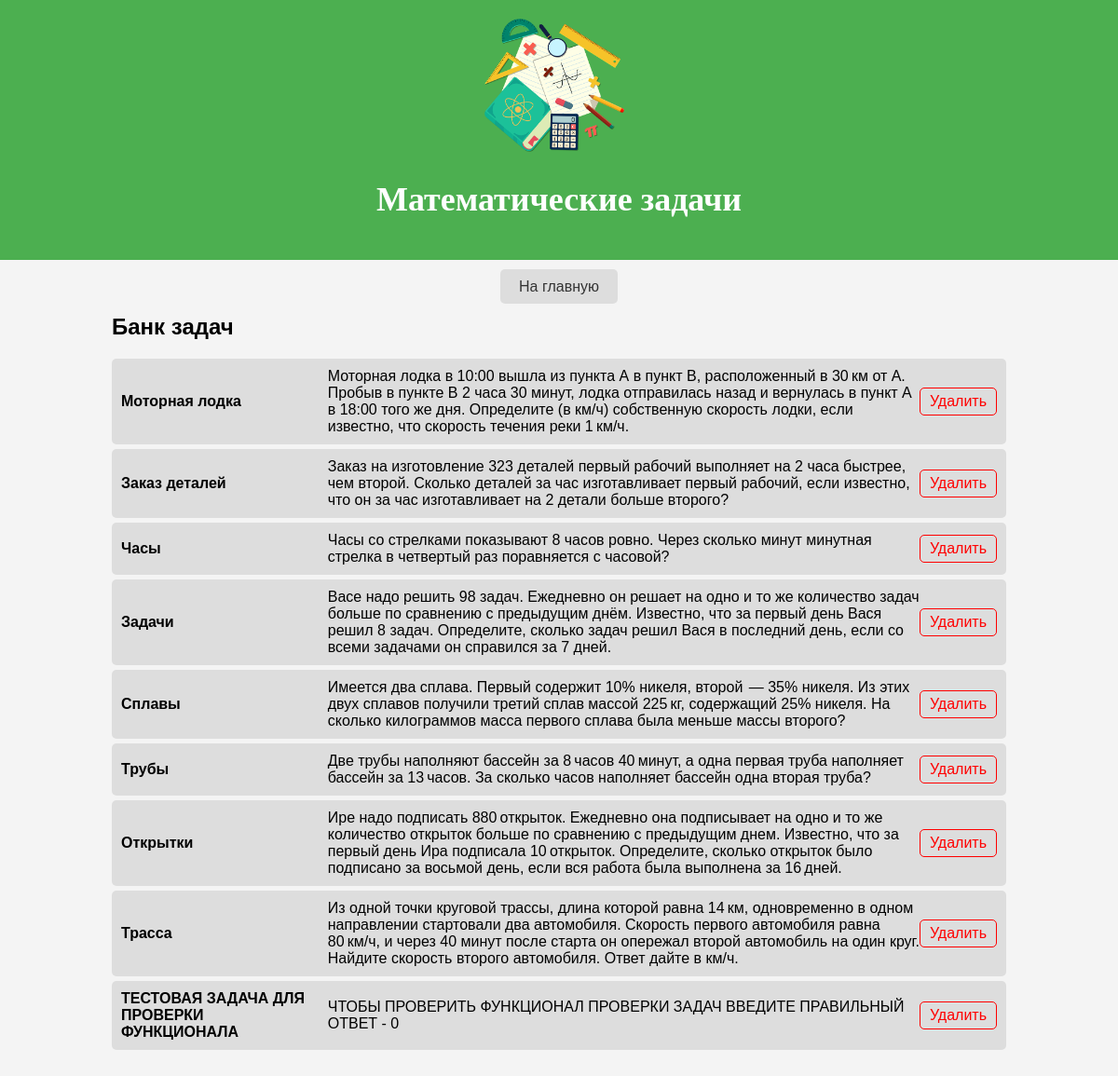
Screenshot of /view/ with the database file from the repository.
### maths/models.py (models this page shows, shortened)
class MathTask(models.Model):
    title = models.CharField(max_length=200)
    description = models.TextField()
    correct_answer = models.CharField(max_length=100, default='')

### maths/views.py (the view)
# urls.py: path('view/', views.view_tasks, name='view_tasks'),
def view_tasks(request):
    tasks = MathTask.objects.all()
    return render(request, 'view_tasks.html', {'tasks': tasks})

### templates/view_tasks.html (shortened to what this page needs)
<!DOCTYPE html>
{% load static %}
<html lang="en">
<head>
</head>
<body>
    <header>
        <div class="logo-container">
            <img src="{% static 'matematika.png' %}" alt="Математика" class="logo">
        </div>
        <h1>Математические задачи</h1>
    </header>
    <div class="container">
        <div class="back-container">
            <a class="back-link" href="{% url 'index' %}">На главную</a>
        </div>
        <h2>Банк задач</h2>
        <ul>
            {% for task in tasks %}
                <li>
                    <span class="task-title">{{ task.title }}</span>
                    <span class="task-description">{{ task.description }}</span>
                    <a class="delete-link" href="/task/{{ task.id }}/delete/">Удалить</a>
                </li>
            {% endfor %}
        </ul>
    </div>
</body>
</html>

### templates/view_tasks.html (style rules this page uses)
body { font-family: Arial, sans-serif; background-color: #f4f4f4; margin: 0; padding: 0; }
header { background-color: #4CAF50; color: white; padding: 20px; text-align: center; }
.container { width: 80%; margin: auto; overflow: hidden; padding: 20px; }
ul { list-style-type: none; padding: 0; }
ul li { padding: 10px; background-color: #ddd; margin-bottom: 5px; border-radius: 5px; display: flex; justify-content: space-between; align-items: center; }
.delete-link { color: red; padding: 5px 10px; border: 1px solid red; border-radius: 5px; text-decoration: none; }
.back-container { text-align: center; margin-bottom: 20px; }
.back-link { text-decoration: none; color: #333; padding: 10px 20px; border-radius: 5px; background-color: #ddd; }
.logo-container { text-align: center; margin-bottom: 20px; }
.logo { width: 150px; vertical-align: middle; margin-right: 10px; }
h1 { font-family: 'Times New Roman', Times, serif; font-size: 36px; text-align: center; margin-top: 10px; display: inline-block; vertical-align: middle; }
.task-title { font-weight: bold; flex: 1; margin-right: 10px; }
.task-description { flex: 3; }

### rows the page displays
MathTask: title "Моторная лодка", description "Моторная лодка в 10:00 вышла из пункта А в пункт В, расположенный в 30 км от А. Пробыв в пункте В 2 часа 30 минут, лодка отправилась назад и вернулась в пункт А в 18:00 того же дня. Определите (в км/ч) собственную скорость лодки, если известно, что скорость течения реки 1 км/ч."
MathTask: title "Заказ деталей", description "Заказ на изготовление 323 деталей первый рабочий выполняет на 2 часа быстрее, чем второй. Сколько деталей за час изготавливает первый рабочий, если известно, что он за час изготавливает на 2 детали больше второго?"
MathTask: title "Часы", description "Часы со стрелками показывают 8 часов ровно. Через сколько минут минутная стрелка в четвертый раз поравняется с часовой?"
MathTask: title "Задачи", description "Васе надо решить 98 задач. Ежедневно он решает на одно и то же количество задач больше по сравнению с предыдущим днём. Известно, что за первый день Вася решил 8 задач. Определите, сколько задач решил Вася в последний день, если со всеми задачами он справился за 7 дней."
MathTask: title "Сплавы", description "Имеется два сплава. Первый содержит 10% никеля, второй — 35% никеля. Из этих двух сплавов получили третий сплав массой 225 кг, содержащий 25% никеля. На сколько килограммов масса первого сплава была меньше массы второго?"
MathTask: title "Трубы", description "Две трубы наполняют бассейн за 8 часов 40 минут, а одна первая труба наполняет бассейн за 13 часов. За сколько часов наполняет бассейн одна вторая труба?"
MathTask: title "Открытки", description "Ире надо подписать 880 открыток. Ежедневно она подписывает на одно и то же количество открыток больше по сравнению с предыдущим днем. Известно, что за первый день Ира подписала 10 открыток. Определите, сколько открыток было подписано за восьмой день, если вся работа была выполнена за 16 дней."
MathTask: title "Трасса", description "Из одной точки круговой трассы, длина которой равна 14 км, одновременно в одном направлении стартовали два автомобиля. Скорость первого автомобиля равна 80 км/ч, и через 40 минут после старта он опережал второй автомобиль на один круг. Найдите скорость второго автомобиля. Ответ дайте в км/ч."
MathTask: title "ТЕСТОВАЯ ЗАДАЧА ДЛЯ ПРОВЕРКИ ФУНКЦИОНАЛА", description "ЧТОБЫ ПРОВЕРИТЬ ФУНКЦИОНАЛ ПРОВЕРКИ ЗАДАЧ ВВЕДИТЕ ПРАВИЛЬНЫЙ ОТВЕТ - 0"
